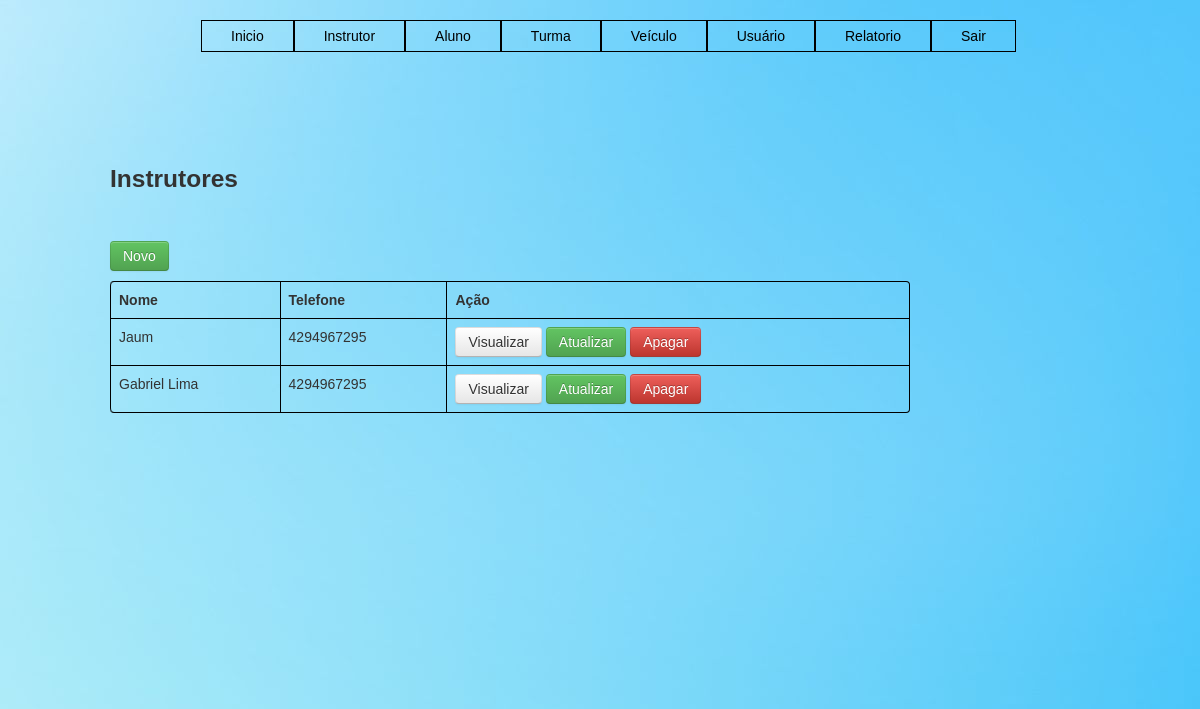
Page /instrutor.php on the committed database.
### tables this page shows
CREATE TABLE IF NOT EXISTS `instrutor` (
  `cod_instrutor` int(10) unsigned NOT NULL AUTO_INCREMENT,
  `nome` varchar(200) DEFAULT NULL,
  `cpf` int(10) unsigned DEFAULT NULL,
  `TELEFONE` int(10) unsigned DEFAULT NULL,
  `NASCIMENTO` date DEFAULT NULL,
  `endereco` varchar(200) DEFAULT NULL,
  PRIMARY KEY (`cod_instrutor`)
);

### instrutor.php (the view, shortened to what this page needs)
<!DOCTYPE html>
<html lang="pt-br">
<head>
	<link rel="stylesheet" type="text/css"  href="css/menu_style.css" />
	<link rel="stylesheet" type="text/css"  href="css/style.css" />
	<link   href="css/bootstrap.min.css" rel="stylesheet">
</head>
<body>
	<?php include("cabecalho.php"); ?>
	<div class="container">
		<br><br>
		<div class="row"><br><br><br><br><br>
			<h3>Instrutores</h3>
		</div>
		<div class="row"><br><br>
			<p>
				<a href="CRUDS/cadastrar_instrutor.php" class="btn btn-success">Novo</a>
			</p>
			<div id="Layer1" style="position:relative; width:800px; height:400px; z-index:1; overflow: auto">
				<table class="table table-bordered">
					<thead>
						<tr>
							<th>Nome</th>
							<th>Telefone</th>
							<th>Ação</th>
						</tr>
					</thead>
					<tbody>
						<?php
						$pdo = Database::connect();
						$sql = 'SELECT * FROM instrutor ORDER BY cod_instrutor DESC';
						foreach ($pdo->query($sql) as $row) {
							echo '<tr>';
							echo '<td>'. $row['nome'] . '</td>';
							echo '<td>'. $row['TELEFONE'] . '</td>';
							echo '<td>';
							echo '<a class="btn" href="conexao_Banco/Visualizar_instrutor.php?id='.$row['cod_instrutor'].'">Visualizar</a>';
							echo '<a class="btn btn-success" href="CRUDS/atualizar_instrutor.php?id='.$row['cod_instrutor'].'">Atualizar</a>';
							echo '<a class="btn btn-danger" href="conexao_Banco/Excluir_Instrutor.php?id='.$row['cod_instrutor'].'">Apagar</a>';
							echo '</td>';
							echo '</tr>';
						}
						?>
					</tbody>
				</table>
			</div>
		</body>
		</html>

### css/menu_style.css (style rules this page uses)
body { font-family: arial, helvetica, sans-serif; font-size: 14px; position:relative; background-image:url("../css/img/fundo.jpg"); opacity: 1; }
a { text-decoration:none; }

### css/style.css (style rules this page uses)
* { margin: 0; padding: 0; }
body { background:#64b5f6; }
form ,h3 { align: center-left; padding-top:5px; }

### rows in the picture
instrutor: nome "Jaum", TELEFONE "4294967295"
instrutor: nome "Gabriel Lima", TELEFONE "4294967295"
